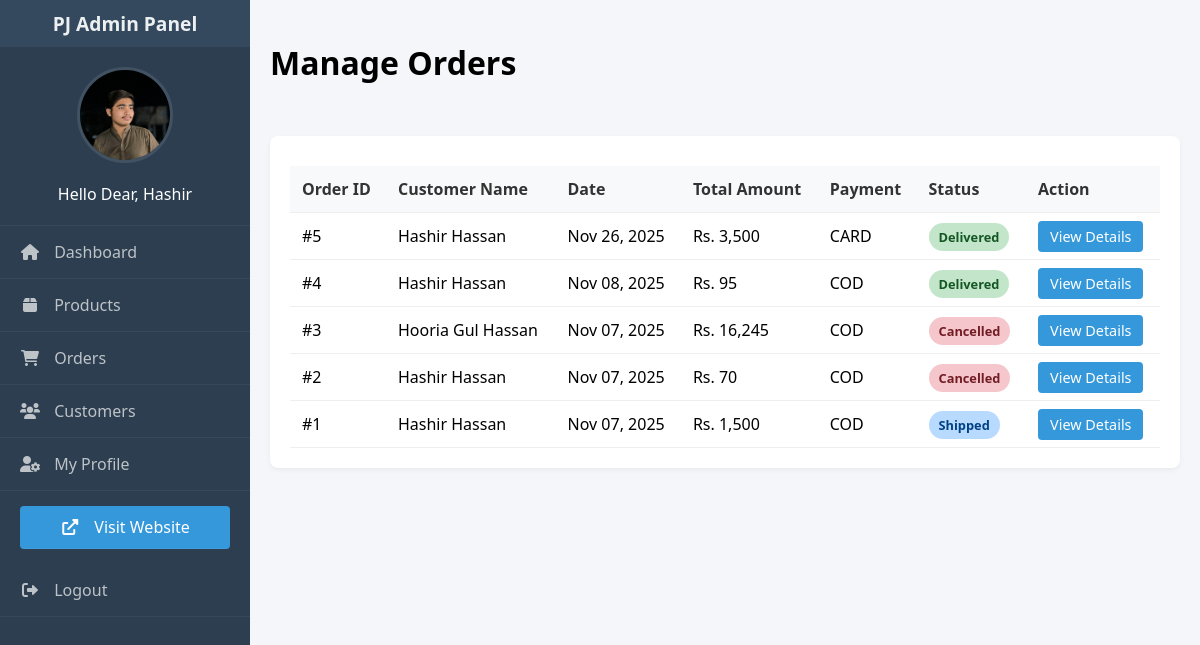
/admin/orders.php (signed in), run on the app's committed database.
### tables this page shows
CREATE TABLE `orders` (
  `order_id` int(11) NOT NULL,
  `user_id` int(11) NOT NULL,
  `order_date` timestamp NOT NULL DEFAULT current_timestamp(),
  `total_amount` decimal(10,2) NOT NULL,
  `shipping_address_id` int(11) NOT NULL,
  `payment_method` varchar(50) NOT NULL,
  `order_status` varchar(50) DEFAULT 'Pending'
);

CREATE TABLE `users` (
  `user_id` int(11) NOT NULL,
  `name` varchar(100) NOT NULL,
  `email` varchar(100) NOT NULL,
  `password_hash` varchar(255) NOT NULL,
  `created_at` timestamp NOT NULL DEFAULT current_timestamp()
);

### admin/orders.php (the view, shortened to what this page needs)
<?php
include 'includes/header.php';
?>
<div class="header-bar">
    <h1>Manage Orders</h1>
</div>
<div class="table-container">
    <table>
        <thead>
            <tr>
                <th>Order ID</th>
                <th>Customer Name</th>
                <th>Date</th>
                <th>Total Amount</th>
                <th>Payment</th>
                <th>Status</th>
                <th>Action</th>
            </tr>
        </thead>
        <tbody>
            <?php
            $sql = "SELECT o.*, u.name as customer_name
                    FROM orders o
                    JOIN users u ON o.user_id = u.user_id
                    ORDER BY o.order_date DESC";
            $result = $conn->query($sql);
            if ($result->num_rows > 0) {
                while($row = $result->fetch_assoc()) {
                    $status_class = 'status-' . str_replace(' ', '', $row['order_status']);
            ?>
                <tr>
                    <td>#<?php echo $row['order_id']; ?></td>
                    <td><?php echo htmlspecialchars($row['customer_name']); ?></td>
                    <td><?php echo date("M d, Y", strtotime($row['order_date'])); ?></td>
                    <td>Rs. <?php echo number_format($row['total_amount']); ?></td>
                    <td><?php echo strtoupper($row['payment_method']); ?></td>
                    <td><span class="status-badge <?php echo $status_class; ?>"><?php echo $row['order_status']; ?></span></td>
                    <td>
                        <a href="order_details.php?id=<?php echo $row['order_id']; ?>" class="btn-view">View Details</a>
                    </td>
                </tr>
            <?php
                }
            } else {
                echo "<tr><td colspan='7' style='text-align:center;'>No orders found.</td></tr>";
            }
            ?>
        </tbody>
    </table>
</div>
<?php include 'includes/footer.php'; ?>

### admin/includes/header.php (shortened to what this page needs)
<?php
require_once '../config/db.php';
$current_admin_id = $_SESSION['admin_id'];
$stmt = $conn->prepare("SELECT username, profile_image FROM administrators WHERE admin_id = ?");
$stmt->bind_param("i", $current_admin_id);
$stmt->execute();
$current_admin = $stmt->get_result()->fetch_assoc();
?>
<!DOCTYPE html>
<html lang="en">
<head>
    <link rel="stylesheet" href="https://cdnjs.cloudflare.com/ajax/libs/font-awesome/6.0.0/css/all.min.css">
</head>
<body>
<div class="sidebar">
    <div class="sidebar-header">
        PJ Admin Panel
    </div>
    <div style="text-align:center; padding:20px 0; border-bottom:1px solid rgba(255,255,255,0.05);">
        <?php if (!empty($current_admin['profile_image'])): ?>
            <img src="../<?php echo htmlspecialchars($current_admin['profile_image']); ?>"
                 style="width: 90px; height: 90px; border-radius: 50%; object-fit: cover; margin-bottom: 10px; border: 3px solid rgba(255,255,255,0.1);">
        <?php else: ?>
            <i class="fas fa-user-circle" style="font-size:4rem; color:#bdc3c7; margin-bottom: 10px;"></i>
        <?php endif; ?>
        <p style="margin:5px 0 0; color:white; font-weight:500;">
            Hello Dear, <?php echo htmlspecialchars($current_admin['username']); ?>
        </p>
    </div>
    <ul class="sidebar-menu">
        <li><a href="index.php"><i class="fas fa-home"></i> Dashboard</a></li>
        <li><a href="products.php"><i class="fas fa-box"></i> Products</a></li>
        <li><a href="orders.php"><i class="fas fa-shopping-cart"></i> Orders</a></li>
        <li><a href="customers.php"><i class="fas fa-users"></i> Customers</a></li>
        <li><a href="profile.php"><i class="fas fa-user-cog"></i> My Profile</a></li>
        <li>
            <a href="../index.php" target="_blank" style="background:var(--accent); color:white; margin:15px 20px; text-align:center; border-radius:4px; padding:10px;">
                <i class="fas fa-external-link-alt"></i> Visit Website
            </a>
        </li>
        <li><a href="logout.php"><i class="fas fa-sign-out-alt"></i> Logout</a></li>
    </ul>
</div>
<div class="main-content">

### admin/includes/header.php (style rules this page uses)
:root { --primary: #2c3e50; --secondary: #34495e; --accent: #3498db; --text: #ecf0f1; }
body { font-family: 'Segoe UI', sans-serif; margin: 0; display: flex; background: #f4f6f9; min-height: 100vh; }
.sidebar { width: 250px; background: var(--primary); color: var(--text); height: 100vh; position: fixed; top: 0; left: 0; display: flex; flex-direction: column; }
.sidebar-header { padding: 10px; text-align: center; background: var(--secondary); font-weight: bold; font-size: 1.2rem; }
.sidebar-menu { list-style: none; padding: 0; margin: 0; flex-grow: 1; }
.sidebar-menu li a { display: block; padding: 15px 20px; color: #bdc3c7; text-decoration: none; border-bottom: 1px solid rgba(255,255,255,0.05); }
.sidebar-menu i { margin-right: 10px; width: 20px; text-align: center; }
.main-content { margin-left: 250px; padding: 20px; width: 100%; }
.header-bar { display: flex; justify-content: space-between; align-items: center; margin-bottom: 30px; }
.table-container { background: white; padding: 20px; border-radius: 8px; box-shadow: 0 2px 5px rgba(0,0,0,0.05); overflow-x: auto; }
table { width: 100%; border-collapse: collapse; margin-top: 10px; }
th, td { padding: 12px; text-align: left; border-bottom: 1px solid #eee; }
th { background: #f8f9fa; color: #333; font-weight: 600; }
.status-badge { padding: 5px 10px; border-radius: 15px; font-size: 0.8rem; font-weight: bold; }

### admin/orders.php (style rules this page uses)
.btn-view { background: #3498db; color: white; padding: 6px 12px; border-radius: 4px; text-decoration: none; font-size: 0.9rem; }
.status-Shipped { background: #b8daff; color: #004085; }
.status-Delivered { background: #c3e6cb; color: #155724; }
.status-Cancelled { background: #f5c6cb; color: #721c24; }

### data on the page
orders: order_id "5", user.name "Hashir Hassan", order_date "Nov 26, 2025", total_amount "3,500", payment_method "CARD", order_status "Delivered"
orders: order_id "4", user.name "Hashir Hassan", order_date "Nov 08, 2025", total_amount "95", payment_method "COD", order_status "Delivered"
orders: order_id "3", user.name "Hooria Gul Hassan", order_date "Nov 07, 2025", total_amount "16,245", payment_method "COD", order_status "Cancelled"
orders: order_id "2", user.name "Hashir Hassan", order_date "Nov 07, 2025", total_amount "70", payment_method "COD", order_status "Cancelled"
orders: order_id "1", user.name "Hashir Hassan", order_date "Nov 07, 2025", total_amount "1,500", payment_method "COD", order_status "Shipped"

### other printed values
$current_admin['username'] "Hashir"
